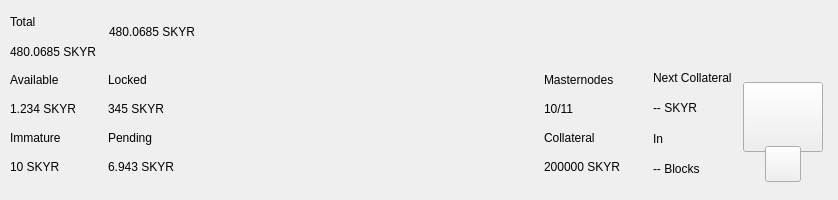
<?xml version="1.0" encoding="UTF-8"?>
<ui version="4.0">
 <class>TopBar</class>
 <widget class="QWidget" name="TopBar">
  <property name="geometry">
   <rect>
    <x>0</x>
    <y>0</y>
    <width>838</width>
    <height>200</height>
   </rect>
  </property>
  <property name="minimumSize">
   <size>
    <width>0</width>
    <height>200</height>
   </size>
  </property>
  <property name="maximumSize">
   <size>
    <width>16777215</width>
    <height>200</height>
   </size>
  </property>
  <property name="windowTitle">
   <string>Form</string>
  </property>
  <layout class="QVBoxLayout" name="verticalLayout_10" stretch="0">
   <property name="spacing">
    <number>0</number>
   </property>
   <property name="leftMargin">
    <number>0</number>
   </property>
   <property name="topMargin">
    <number>0</number>
   </property>
   <property name="rightMargin">
    <number>0</number>
   </property>
   <property name="bottomMargin">
    <number>0</number>
   </property>
   <item>
    <widget class="PFBorderImage" name="containerTop">
     <layout class="QVBoxLayout" name="verticalLayout_11">
      <property name="spacing">
       <number>0</number>
      </property>
      <property name="leftMargin">
       <number>0</number>
      </property>
      <property name="topMargin">
       <number>0</number>
      </property>
      <property name="rightMargin">
       <number>0</number>
      </property>
      <property name="bottomMargin">
       <number>0</number>
      </property>
      <item>
       <widget class="QWidget" name="top_container_2" native="true">
        <property name="minimumSize">
         <size>
          <width>0</width>
          <height>65</height>
         </size>
        </property>
        <layout class="QHBoxLayout" name="top_container">
         <property name="spacing">
          <number>0</number>
         </property>
         <property name="leftMargin">
          <number>10</number>
         </property>
         <property name="topMargin">
          <number>0</number>
         </property>
         <property name="rightMargin">
          <number>10</number>
         </property>
         <property name="bottomMargin">
          <number>0</number>
         </property>
         <item>
          <layout class="QHBoxLayout" name="horizontalLayout_4">
           <property name="spacing">
            <number>12</number>
           </property>
           <property name="rightMargin">
            <number>0</number>
           </property>
           <item>
            <widget class="QWidget" name="widgetAmount" native="true">
             <layout class="QVBoxLayout" name="verticalLayout_2">
              <property name="spacing">
               <number>2</number>
              </property>
              <property name="leftMargin">
               <number>0</number>
              </property>
              <property name="topMargin">
               <number>8</number>
              </property>
              <property name="rightMargin">
               <number>0</number>
              </property>
              <property name="bottomMargin">
               <number>0</number>
              </property>
              <item>
               <widget class="QLabel" name="labelTitle1">
                <property name="text">
                 <string>Total</string>
                </property>
               </widget>
              </item>
              <item>
               <widget class="QLabel" name="labelAmountPiv">
                <property name="text">
                 <string notr="true">480.0685 SKYR</string>
                </property>
               </widget>
              </item>
             </layout>
            </widget>
           </item>
           <item alignment="Qt::AlignVCenter">
            <widget class="QWidget" name="widgetTopAmount" native="true">
             <property name="sizePolicy">
              <sizepolicy hsizetype="Preferred" vsizetype="Maximum">
               <horstretch>0</horstretch>
               <verstretch>0</verstretch>
              </sizepolicy>
             </property>
             <layout class="QHBoxLayout" name="horizontalLayout_5">
              <property name="spacing">
               <number>0</number>
              </property>
              <property name="leftMargin">
               <number>0</number>
              </property>
              <property name="topMargin">
               <number>0</number>
              </property>
              <property name="rightMargin">
               <number>0</number>
              </property>
              <property name="bottomMargin">
               <number>0</number>
              </property>
              <item alignment="Qt::AlignTop">
               <widget class="QLabel" name="labelAmountTopPiv">
                <property name="minimumSize">
                 <size>
                  <width>0</width>
                  <height>36</height>
                 </size>
                </property>
                <property name="styleSheet">
                 <string notr="true">padding:0px;margin:0px;</string>
                </property>
                <property name="text">
                 <string notr="true">480.0685 SKYR</string>
                </property>
               </widget>
              </item>
             </layout>
            </widget>
           </item>
           <item>
            <spacer name="horizontalSpacer">
             <property name="orientation">
              <enum>Qt::Horizontal</enum>
             </property>
             <property name="sizeHint" stdset="0">
              <size>
               <width>40</width>
               <height>20</height>
              </size>
             </property>
            </spacer>
           </item>
           <item alignment="Qt::AlignRight">
            <widget class="QWidget" name="layoutSync" native="true">
             <property name="minimumSize">
              <size>
               <width>0</width>
               <height>36</height>
              </size>
             </property>
             <property name="maximumSize">
              <size>
               <width>16777215</width>
               <height>36</height>
              </size>
             </property>
             <layout class="QVBoxLayout" name="verticalLayout_9">
              <property name="leftMargin">
               <number>0</number>
              </property>
              <property name="topMargin">
               <number>0</number>
              </property>
              <property name="rightMargin">
               <number>0</number>
              </property>
              <property name="bottomMargin">
               <number>0</number>
              </property>
              <item>
               <widget class="ExpandableButton" name="pushButtonSync" native="true">
                <property name="minimumSize">
                 <size>
                  <width>36</width>
                  <height>36</height>
                 </size>
                </property>
                <property name="maximumSize">
                 <size>
                  <width>16777215</width>
                  <height>36</height>
                 </size>
                </property>
               </widget>
              </item>
             </layout>
            </widget>
           </item>
           <item>
            <widget class="ExpandableButton" name="pushButtonHDUpgrade" native="true">
             <property name="minimumSize">
              <size>
               <width>36</width>
               <height>36</height>
              </size>
             </property>
             <property name="maximumSize">
              <size>
               <width>16777215</width>
               <height>36</height>
              </size>
             </property>
            </widget>
           </item>
           <item>
            <widget class="ExpandableButton" name="pushButtonStack" native="true">
             <property name="minimumSize">
              <size>
               <width>36</width>
               <height>36</height>
              </size>
             </property>
             <property name="maximumSize">
              <size>
               <width>16777215</width>
               <height>36</height>
              </size>
             </property>
            </widget>
           </item>
           <item>
            <widget class="ExpandableButton" name="pushButtonColdStaking" native="true">
             <property name="minimumSize">
              <size>
               <width>36</width>
               <height>36</height>
              </size>
             </property>
             <property name="maximumSize">
              <size>
               <width>16777215</width>
               <height>36</height>
              </size>
             </property>
            </widget>
           </item>
           <item>
            <widget class="ExpandableButton" name="pushButtonConf" native="true">
             <property name="minimumSize">
              <size>
               <width>36</width>
               <height>36</height>
              </size>
             </property>
             <property name="maximumSize">
              <size>
               <width>16777215</width>
               <height>36</height>
              </size>
             </property>
            </widget>
           </item>
           <item>
            <widget class="ExpandableButton" name="pushButtonMasternodes" native="true">
             <property name="minimumSize">
              <size>
               <width>36</width>
               <height>36</height>
              </size>
             </property>
             <property name="maximumSize">
              <size>
               <width>16777215</width>
               <height>36</height>
              </size>
             </property>
            </widget>
           </item>
           <item>
            <widget class="ExpandableButton" name="pushButtonConsole" native="true">
             <property name="minimumSize">
              <size>
               <width>36</width>
               <height>36</height>
              </size>
             </property>
             <property name="maximumSize">
              <size>
               <width>16777215</width>
               <height>36</height>
              </size>
             </property>
            </widget>
           </item>
           <item>
            <widget class="ExpandableButton" name="pushButtonConnection" native="true">
             <property name="minimumSize">
              <size>
               <width>36</width>
               <height>36</height>
              </size>
             </property>
             <property name="maximumSize">
              <size>
               <width>16777215</width>
               <height>36</height>
              </size>
             </property>
            </widget>
           </item>
           <item>
            <widget class="ExpandableButton" name="pushButtonTor" native="true">
             <property name="minimumSize">
              <size>
               <width>36</width>
               <height>36</height>
              </size>
             </property>
             <property name="maximumSize">
              <size>
               <width>16777215</width>
               <height>36</height>
              </size>
             </property>
            </widget>
           </item>
           <item>
            <widget class="ExpandableButton" name="pushButtonLock" native="true">
             <property name="sizePolicy">
              <sizepolicy hsizetype="Expanding" vsizetype="Expanding">
               <horstretch>0</horstretch>
               <verstretch>0</verstretch>
              </sizepolicy>
             </property>
             <property name="minimumSize">
              <size>
               <width>36</width>
               <height>0</height>
              </size>
             </property>
             <property name="maximumSize">
              <size>
               <width>16777215</width>
               <height>36</height>
              </size>
             </property>
            </widget>
           </item>
           <item>
            <widget class="ExpandableButton" name="pushButtonTheme" native="true">
             <property name="minimumSize">
              <size>
               <width>36</width>
               <height>36</height>
              </size>
             </property>
             <property name="maximumSize">
              <size>
               <width>16777215</width>
               <height>36</height>
              </size>
             </property>
            </widget>
           </item>
           <item>
            <widget class="ExpandableButton" name="pushButtonFAQ" native="true">
             <property name="minimumSize">
              <size>
               <width>36</width>
               <height>36</height>
              </size>
             </property>
             <property name="maximumSize">
              <size>
               <width>16777215</width>
               <height>36</height>
              </size>
             </property>
            </widget>
           </item>
          </layout>
         </item>
        </layout>
       </widget>
      </item>
      <item>
       <widget class="QWidget" name="bottom_container" native="true">
        <property name="minimumSize">
         <size>
          <width>0</width>
          <height>135</height>
         </size>
        </property>
        <layout class="QHBoxLayout" name="botton_container">
         <property name="leftMargin">
          <number>10</number>
         </property>
         <property name="topMargin">
          <number>0</number>
         </property>
         <property name="rightMargin">
          <number>10</number>
         </property>
         <property name="bottomMargin">
          <number>10</number>
         </property>
         <item>
          <layout class="QHBoxLayout" name="horizontalLayout_3">
           <property name="spacing">
            <number>0</number>
           </property>
           <property name="bottomMargin">
            <number>9</number>
           </property>
           <item>
            <layout class="QVBoxLayout" name="verticalLayout_7">
             <property name="spacing">
              <number>0</number>
             </property>
             <property name="leftMargin">
              <number>0</number>
             </property>
             <property name="rightMargin">
              <number>0</number>
             </property>
             <item>
              <layout class="QHBoxLayout" name="horizontalLayout_2">
               <property name="spacing">
                <number>0</number>
               </property>
               <item>
                <layout class="QVBoxLayout" name="verticalLayout_6">
                 <item>
                  <widget class="QLabel" name="labelTitle5">
                   <property name="text">
                    <string>Available</string>
                   </property>
                  </widget>
                 </item>
                 <item>
                  <widget class="QLabel" name="labelAvailablePiv">
                   <property name="text">
                    <string>1.234 SKYR</string>
                   </property>
                  </widget>
                 </item>
                 <item>
                  <widget class="QLabel" name="labelTitle4">
                   <property name="text">
                    <string>Immature</string>
                   </property>
                  </widget>
                 </item>
                 <item>
                  <widget class="QLabel" name="labelImmaturePiv">
                   <property name="text">
                    <string notr="true">10 SKYR</string>
                   </property>
                  </widget>
                 </item>
                </layout>
               </item>
               <item>
                <layout class="QVBoxLayout" name="verticalLayout_8">
                 <property name="leftMargin">
                  <number>32</number>
                 </property>
                 <item>
                  <widget class="QLabel" name="labelTitle6">
                   <property name="text">
                    <string>Locked</string>
                   </property>
                  </widget>
                 </item>
                 <item>
                  <widget class="QLabel" name="labelLockedPiv">
                   <property name="text">
                    <string>345 SKYR</string>
                   </property>
                  </widget>
                 </item>
                 <item>
                  <widget class="QLabel" name="labelTitle3">
                   <property name="text">
                    <string>Pending</string>
                   </property>
                  </widget>
                 </item>
                 <item>
                  <widget class="QLabel" name="labelPendingPiv">
                   <property name="text">
                    <string notr="true">6.943 SKYR</string>
                   </property>
                  </widget>
                 </item>
                </layout>
               </item>
              </layout>
             </item>
            </layout>
           </item>
          </layout>
         </item>
         <item>
          <spacer name="horizontalSpacer_2">
           <property name="orientation">
            <enum>Qt::Horizontal</enum>
           </property>
           <property name="sizeHint" stdset="0">
            <size>
             <width>40</width>
             <height>20</height>
            </size>
           </property>
          </spacer>
         </item>
         <item>
          <layout class="QHBoxLayout" name="horizontalLayout_6">
           <property name="spacing">
            <number>0</number>
           </property>
           <property name="rightMargin">
            <number>0</number>
           </property>
           <property name="bottomMargin">
            <number>9</number>
           </property>
           <item>
            <layout class="QVBoxLayout" name="verticalLayout_5">
             <item>
              <widget class="QLabel" name="labelMasternodesTitle">
               <property name="text">
                <string>Masternodes</string>
               </property>
              </widget>
             </item>
             <item>
              <widget class="QLabel" name="labelMasternodeCount">
               <property name="text">
                <string>10/11</string>
               </property>
              </widget>
             </item>
             <item>
              <widget class="QLabel" name="labelTitle8">
               <property name="text">
                <string>Collateral</string>
               </property>
              </widget>
             </item>
             <item>
              <widget class="QLabel" name="labelCollateralPiv">
               <property name="text">
                <string notr="true">200000 SKYR</string>
               </property>
              </widget>
             </item>
            </layout>
           </item>
           <item>
            <widget class="QWidget" name="widgetNextCollateral" native="true">
             <layout class="QVBoxLayout" name="verticalLayout_12">
              <property name="leftMargin">
               <number>32</number>
              </property>
              <property name="topMargin">
               <number>0</number>
              </property>
              <property name="rightMargin">
               <number>0</number>
              </property>
              <property name="bottomMargin">
               <number>0</number>
              </property>
              <item>
               <widget class="QLabel" name="labelNextMasternodesTitle">
                <property name="text">
                 <string>Next Collateral</string>
                </property>
               </widget>
              </item>
              <item>
               <widget class="QLabel" name="labelNextCollateralValue">
                <property name="text">
                 <string>-- SKYR</string>
                </property>
               </widget>
              </item>
              <item>
               <widget class="QLabel" name="labelTitle9">
                <property name="text">
                 <string>In</string>
                </property>
               </widget>
              </item>
              <item>
               <widget class="QLabel" name="labelNextCollateralBlocks">
                <property name="text">
                 <string notr="true">-- Blocks</string>
                </property>
               </widget>
              </item>
             </layout>
            </widget>
           </item>
          </layout>
         </item>
         <item>
          <widget class="QWidget" name="qrContainer" native="true">
           <property name="sizePolicy">
            <sizepolicy hsizetype="Preferred" vsizetype="Minimum">
             <horstretch>0</horstretch>
             <verstretch>0</verstretch>
            </sizepolicy>
           </property>
           <property name="minimumSize">
            <size>
             <width>90</width>
             <height>110</height>
            </size>
           </property>
           <property name="maximumSize">
            <size>
             <width>90</width>
             <height>110</height>
            </size>
           </property>
           <layout class="QVBoxLayout" name="containerQR">
            <property name="spacing">
             <number>0</number>
            </property>
            <property name="leftMargin">
             <number>5</number>
            </property>
            <property name="topMargin">
             <number>10</number>
            </property>
            <property name="rightMargin">
             <number>5</number>
            </property>
            <property name="bottomMargin">
             <number>0</number>
            </property>
            <item>
             <widget class="QPushButton" name="btnQr">
              <property name="minimumSize">
               <size>
                <width>70</width>
                <height>70</height>
               </size>
              </property>
              <property name="maximumSize">
               <size>
                <width>16777215</width>
                <height>70</height>
               </size>
              </property>
              <property name="focusPolicy">
               <enum>Qt::NoFocus</enum>
              </property>
              <property name="text">
               <string/>
              </property>
              <property name="iconSize">
               <size>
                <width>70</width>
                <height>70</height>
               </size>
              </property>
             </widget>
            </item>
            <item>
             <spacer name="verticalSpacer">
              <property name="orientation">
               <enum>Qt::Vertical</enum>
              </property>
              <property name="sizeType">
               <enum>QSizePolicy::Fixed</enum>
              </property>
              <property name="sizeHint" stdset="0">
               <size>
                <width>20</width>
                <height>20</height>
               </size>
              </property>
             </spacer>
            </item>
            <item alignment="Qt::AlignHCenter|Qt::AlignBottom">
             <widget class="QPushButton" name="pushButtonQR">
              <property name="minimumSize">
               <size>
                <width>36</width>
                <height>36</height>
               </size>
              </property>
              <property name="maximumSize">
               <size>
                <width>36</width>
                <height>36</height>
               </size>
              </property>
              <property name="focusPolicy">
               <enum>Qt::NoFocus</enum>
              </property>
              <property name="text">
               <string/>
              </property>
             </widget>
            </item>
           </layout>
          </widget>
         </item>
        </layout>
       </widget>
      </item>
     </layout>
    </widget>
   </item>
  </layout>
 </widget>
 <customwidgets>
  <customwidget>
   <class>ExpandableButton</class>
   <extends>QWidget</extends>
   <header>qt/pivx/expandablebutton.h</header>
   <container>1</container>
  </customwidget>
  <customwidget>
   <class>PFBorderImage</class>
   <extends>QFrame</extends>
   <header>qt/pivx/pfborderimage.h</header>
   <container>1</container>
  </customwidget>
 </customwidgets>
 <resources/>
 <connections/>
</ui>
